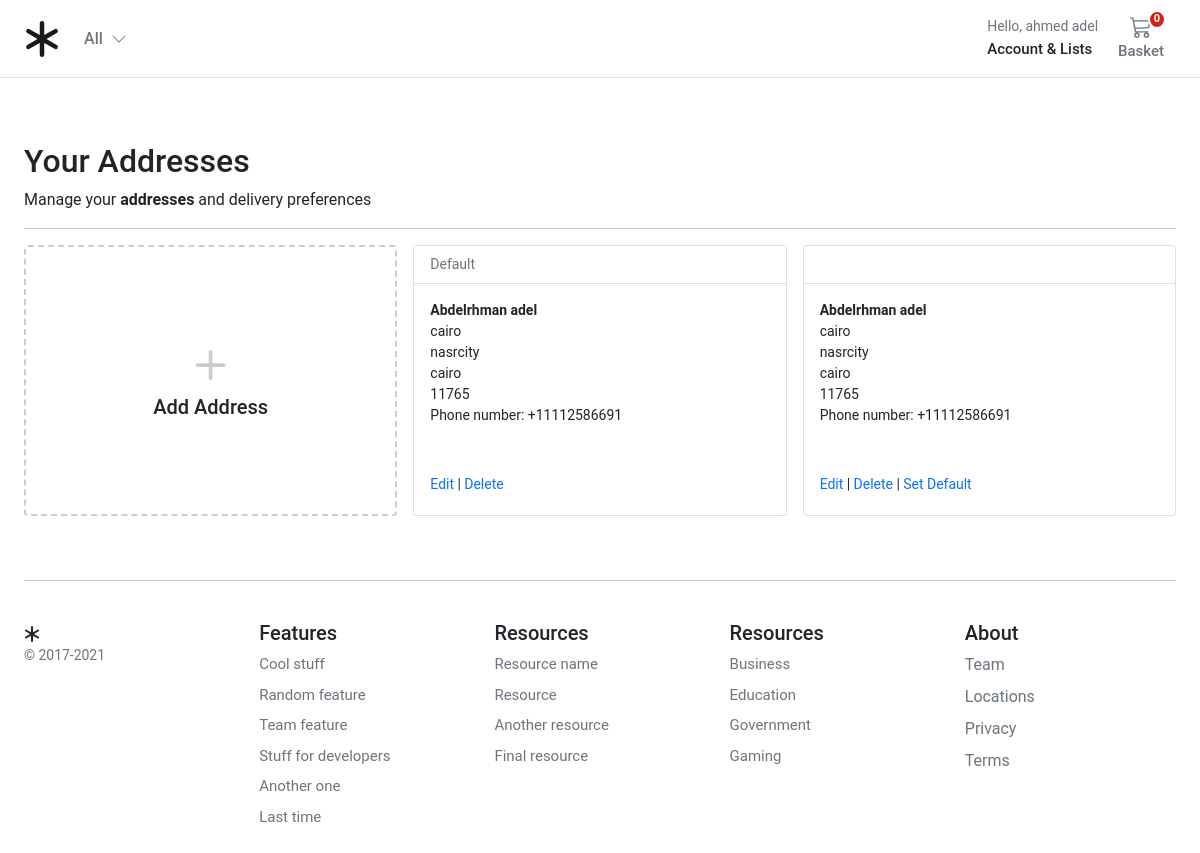
/account/addresses/ (signed in), run on the app's committed database.
### account/models.py (models this page shows, shortened)
class Customer(AbstractBaseUser, PermissionsMixin):
    name = models.CharField(max_length=150, blank=True)
    email = models.EmailField(_("email address"), unique=True)
    mobile = models.CharField(max_length=20)
    is_active = models.BooleanField(default=False)
    is_staff = models.BooleanField(default=False)
    created = models.DateTimeField(auto_now_add=True)
    updated = models.DateTimeField(auto_now=True)
    objects = CustomAccountManager()
    USERNAME_FIELD = "email"
    REQUIRED_FIELDS = ["name"]
    class Meta:
        verbose_name = "Customer"
        verbose_name_plural = "Customers"
        ordering = ("-created",)

class Address(models.Model):
    id = models.UUIDField(primary_key=True, default=uuid.uuid4, editable=False)
    customer = models.ForeignKey(Customer, verbose_name=_("Customer"), on_delete=models.CASCADE)
    full_name = models.CharField(_("Full Name"), max_length=150)
    phone = models.CharField(_("Phone Number"), max_length=50)
    postcode = models.CharField(_("Postcode"), max_length=50)
    address_line = models.CharField(_("Address Line 1"), max_length=255)
    address_line2 = models.CharField(_("Address Line 2"), max_length=255)
    town_city = models.CharField(_("Town/City/State"), max_length=150)
    delivery_instructions = models.CharField(_("Delivery Instructions"), max_length=255)
    created_at = models.DateTimeField(_("Created at"), auto_now_add=True)
    updated_at = models.DateTimeField(_("Updated at"), auto_now=True)
    default = models.BooleanField(_("Default"), default=False)
    class Meta:
        verbose_name = "Address"
        verbose_name_plural = "Addresses"

### account/views.py (the view)
# urls.py: path("addresses/", view_address, name="addresses"),
@login_required
def view_address(request):
    addresses = Address.objects.filter(customer=request.user)
    context = {"addresses": addresses}
    return render(request, "account/address/addresses.html", context)

### store/context_processors.py (called while the page is built)
def categories(request):
    context = {
        "categories": Category.objects.all(),
    }
    return context

### store/models.py (called while the page is built)
    def get_absolute_url(self):
        return reverse("store:category_list", args=[self.slug])

### store_basket/context_processors.py (called while the page is built)
def basket(requset):
    return {"basket": Basket(requset)}

### store_basket/store_basket.py (called while the page is built)
    def __len__(self):
        '''
        count the qty of all items in the basket
        '''
        """
        the patterns that its add another item in the dict with the new values without yet remove the old ones
        """
        return sum(item['qty'] for item in self.basket.values())

### templates/account/address/addresses.html (shortened to what this page needs)
{% extends "../sub_base.html" %}
{% block sub_content %}
<h1 class="h2">Your Addresses</h1>
<div>Manage your <b>addresses</b> and delivery preferences</div>
<hr />
<div class="container px-0">
  <div class="row row-cols-1 row-cols-sm-2 row-cols-md-3 g-3">
    <div class="col">
      <a href="{% url "account:add_address" %}" class="text-reset text-decoration-none" role="button"
        style="max-width: 540px;">
        <div class="card mb-3 h-100" style="border: dashed 2px #ccc;">
          <div class="row g-0 h-100">
            <div class="col-12" style="min-height:100px">
              <div class="card-body text-center position-absolute top-50 start-50 translate-middle">
                <svg style="color:#ccc;" xmlns="http://www.w3.org/2000/svg" width="60" height="60" fill="currentColor"
                  class="bi bi-plus" viewBox="0 0 16 16">
                  <path
                    d="M8 4a.5.5 0 0 1 .5.5v3h3a.5.5 0 0 1 0 1h-3v3a.5.5 0 0 1-1 0v-3h-3a.5.5 0 0 1 0-1h3v-3A.5.5 0 0 1 8 4z" />
                </svg>
                <h1 class="h5">Add Address</h1>
              </div>
            </div>
          </div>
        </div>
      </a>
    </div>
    {% for address in addresses %}
    <div class="col">
      <div class="card pb-3">
        <div class="card-header bg-white small text-muted">
          {% if address.default %}
            Default
          {% endif %}
        </div>
        <div class="card-body small pb-1">
          <p class="card-text m-0 fw-bold">{{address.full_name}}</p>
          <p class="card-text m-0">{{address.address_line}}</p>
          <p class="card-text m-0">{{address.address_line2}}</p>
          <p class="card-text m-0">{{address.town_city}}</p>
          <p class="card-text m-0">{{address.postcode}}</p>
          <p class="card-text m-0">Phone number: {{address.phone}}</p>
          <div class="pt-5">
            <a href="{% url 'account:edit_address' address.id %}" class="text-decoration-none">Edit</a>
            |
            <a href="{% url 'account:delete_address' address.id %}" class="text-decoration-none">Delete</a>
            {% if not address.default %}
            | <a href="{% url 'account:set_default' address.id %}" class="text-decoration-none">Set Default</a>
            {% endif %}
          </div>
        </div>
      </div>
    </div>
    {% endfor %}
  </div>
</div>
{% endblock %}

### templates/base.html (shortened to what this page needs)
{% load static %}
<!DOCTYPE html>
<html>
<head>
  <link href="https://cdn.jsdelivr.net/npm/bootstrap@5.0.0-beta1/dist/css/bootstrap.min.css" rel="stylesheet"
>
  <link rel="stylesheet" href="{% static 'core/css/base.css' %}">
  <link rel="stylesheet" href="{% block stylesheet %}{% endblock %}">
</head>
<body>
  <header class="pb-3">
    <nav class="navbar navbar-expand-md navbar-light bg-white border-bottom">
      <div class="container-fluid px-md-4">
        <div class="d-flex w-100 navbar-collapse">
          <a class="navbar-brand d-flex-inline" href="/">
          </a>
          <ul class="navbar-nav me-auto mb-2 mb-md-0">
            <li class="nav-item dropdown">
              <a class="nav-link dropdown-toggle d-none d-md-block fw500" href="#" id="navbarDropdown" role="button"
                data-bs-toggle="dropdown" aria-expanded="false">
                All
                <i class="ps-1"><svg xmlns="http://www.w3.org/2000/svg" width="16" height="16" fill="currentColor"
                    class="bi bi-chevron-down" viewBox="0 0 16 16">
                    <path fill-rule="evenodd"
                      d="M1.646 4.646a.5.5 0 0 1 .708 0L8 10.293l5.646-5.647a.5.5 0 0 1 .708.708l-6 6a.5.5 0 0 1-.708 0l-6-6a.5.5 0 0 1 0-.708z" />
                  </svg></i>
              </a>
            </li>
          </ul>
          <div>
            <div class="collapse navbar-collapse" id="navbarSupportedContent2">
              <ul class="navbar-nav me-auto mb-2 mb-lg-0">
                <li class="nav-item dropdown">
                  <a class="nav-link dropdown-toggle text-reset" href="#" id="navbarDropdown" role="button"
                    data-bs-toggle="dropdown" aria-expanded="false">
                    <div class="small text-muted">Hello,
                      {% if user.is_authenticated %}
                      {{ request.user.name }}
                      {% else %}
                      Login
                      {% endif %}
                    </div>
                    <span class="fs15 fw500">Account &amp; Lists
                    </span>
                  </a>
                </li>
              </ul>
            </div>
          </div>
          <a type="button" role="button" href="{% url 'store_basket:basket_summary' %}"
            class="btn btn-outline-secondary border-0 basket-btn">
            {% with total_qty=basket|length %}
            <div id="basket-qty" class="basket-qty">
              {% if total_qty > 0 %}
              {{ total_qty }}
              {% else %}
              0
              {% endif %}
            </div>
            {% endwith %}
            <div>
            </div>
            <span class="fs15 fw500">Basket</span>
          </a>
        </div>
      </div>
    </nav>
  </header>
  <main class="pt-5">
    <div id="content">{% block content %} {% endblock %}</div>
  </main>
  <footer class="container py-5 footer">
    <hr>
    <div class="row pt-4">
      <div class="col-12 col-md">
        <small class="d-block mb-3 text-muted">&copy; 2017-2021</small>
      </div>
      <div class="col-6 col-md fs15">
        <h5>Features</h5>
        <ul class="list-unstyled">
          <li><a class="link-secondary text-decoration-none" href="#">Cool stuff</a></li>
          <li><a class="link-secondary text-decoration-none" href="#">Random feature</a></li>
          <li><a class="link-secondary text-decoration-none" href="#">Team feature</a></li>
          <li><a class="link-secondary text-decoration-none" href="#">Stuff for developers</a></li>
          <li><a class="link-secondary text-decoration-none" href="#">Another one</a></li>
          <li><a class="link-secondary text-decoration-none" href="#">Last time</a></li>
        </ul>
      </div>
      <div class="col-6 col-md fs15">
        <h5>Resources</h5>
        <ul class="list-unstyled">
          <li><a class="link-secondary text-decoration-none" href="#">Resource name</a></li>
          <li><a class="link-secondary text-decoration-none" href="#">Resource</a></li>
          <li><a class="link-secondary text-decoration-none" href="#">Another resource</a></li>
          <li><a class="link-secondary text-decoration-none" href="#">Final resource</a></li>
        </ul>
      </div>
      <div class="col-6 col-md fs15">
        <h5>Resources</h5>
        <ul class="list-unstyled">
          <li><a class="link-secondary text-decoration-none" href="#">Business</a></li>
          <li><a class="link-secondary text-decoration-none" href="#">Education</a></li>
          <li><a class="link-secondary text-decoration-none" href="#">Government</a></li>
          <li><a class="link-secondary text-decoration-none" href="#">Gaming</a></li>
        </ul>
      </div>
      <div class="col-6 col-md">
        <h5>About</h5>
        <ul class="list-unstyled">
          <li><a class="link-secondary text-decoration-none" href="#">Team</a></li>
          <li><a class="link-secondary text-decoration-none" href="#">Locations</a></li>
          <li><a class="link-secondary text-decoration-none" href="#">Privacy</a></li>
          <li><a class="link-secondary text-decoration-none" href="#">Terms</a></li>
        </ul>
      </div>
    </div>
  </footer>
</body>
</html>

### static/core/css/base.css (style rules this page uses)
@media (min-width: 1000px) { .container { max-width: 1000px; } }
@media (max-width: 1200px) { .container { max-width: 100%; padding:0 24px; } }
.dropdown-toggle::after { display: none; }
html, body, p, div { letter-spacing: -0.02px; font-family: 'Roboto', sans-serif; }
.fs15 { font-size: 0.9375rem; }
.fw500 { font-weight: 500; }
.basket-qty { color: #fff; background: #d42114; border: 2px solid #fff; border-radius: 50%; text-align: center; font-size: 11px; height: 15px; width: 14px; position: absolute; box-sizing: content-box; font-weight: 600; display: flex; justify-content: center; align-items: center; top: 1px; right: 10px; }
.basket-btn { position: relative; }
.footer > div > div > ul > li { padding-bottom:8px; }

### data on the page
Customer: user.name "ahmed adel"
Address: default "Default", full_name "Abdelrhman adel", address_line "cairo", address_line2 "nasrcity", town_city "cairo", postcode "11765", phone "+11112586691"
Address: full_name "Abdelrhman adel", address_line "cairo", address_line2 "nasrcity", town_city "cairo", postcode "11765", phone "+11112586691", default "Set Default"
